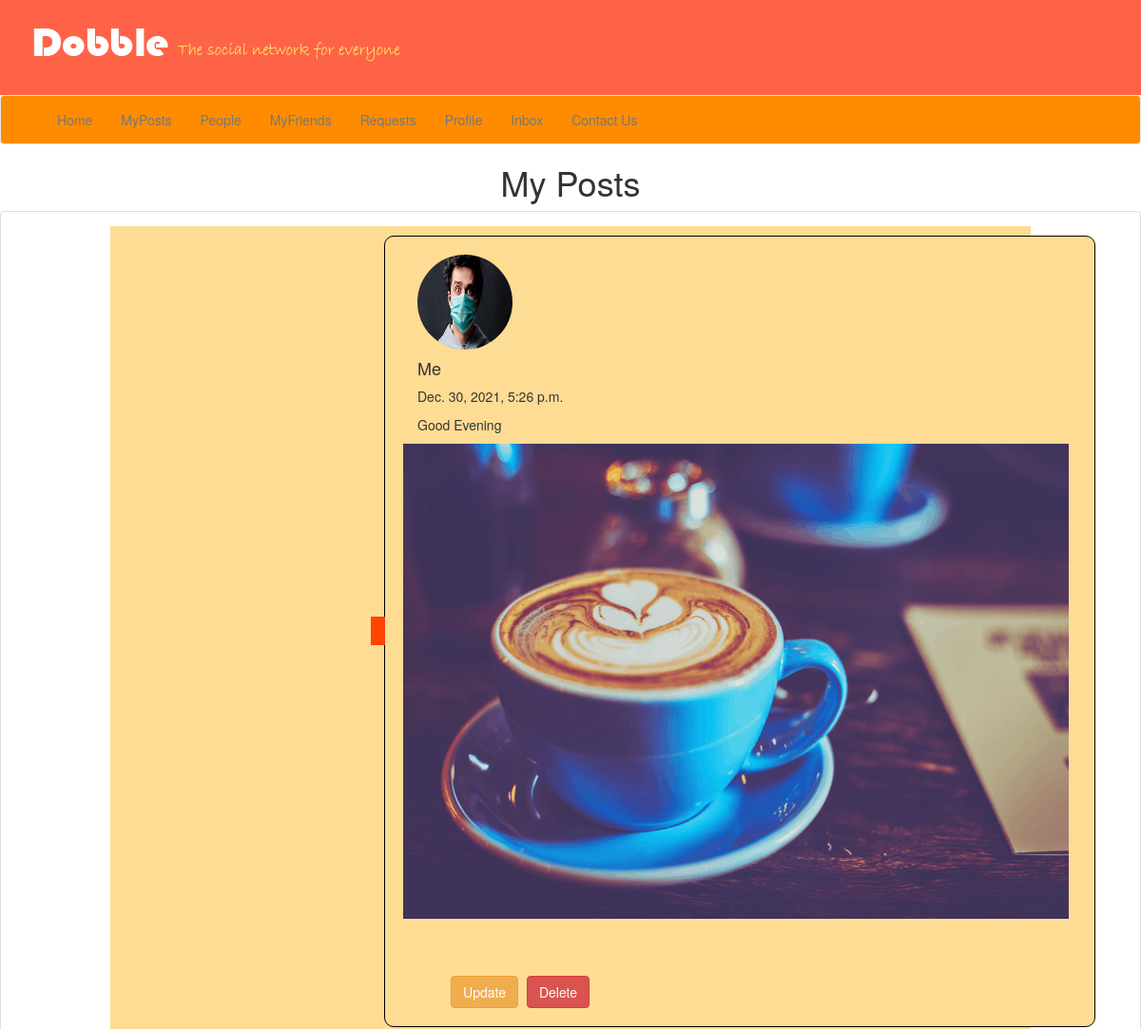
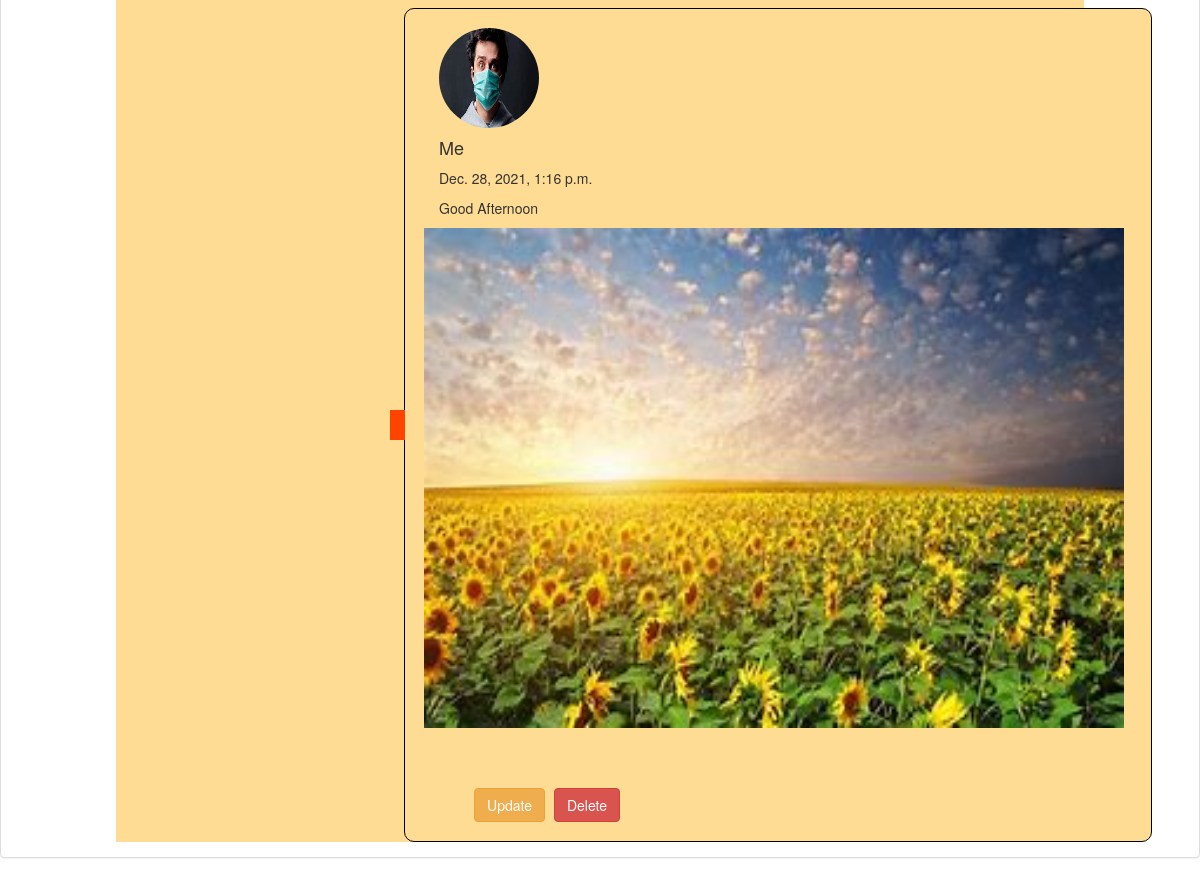
The page /posts/myposts (signed in) on the database its author committed (2 pictures, top to bottom).
### posts/models.py (models this page shows, shortened)
class Post(AbstractClass):
    content = models.TextField()
    image = models.ImageField(upload_to='images', blank=True, null=True)
    author = models.ForeignKey(Profile, on_delete=models.CASCADE, related_name='posts')
    likes = models.ManyToManyField(Profile, blank=True, related_name='likes')
    dislikes = models.ManyToManyField(Profile, blank=True, related_name='dislikes')
    class Meta:
        ordering = ['-created']

### socialapp/models.py (models this page shows, shortened)
class Profile(AbstractClass):
    MALE = 'male'
    FEMALE = 'female'
    TRANSGENDER = 'transgender'
    OTHERS = 'others'
    GENDER_CHOICES = [
        (MALE, 'Male'),
        (FEMALE, 'Female'),
        (TRANSGENDER, 'Transgender'),
        (OTHERS, 'Others'),
    ]
    user = models.OneToOneField(User, on_delete=models.CASCADE)
    bio = models.TextField(default="no bio ...", max_length=300)
    gender = models.CharField(max_length=100, choices=GENDER_CHOICES, null=True)
    image = models.ImageField(upload_to='avatar', default="avatar/default.png")
    friends = models.ManyToManyField(User, related_name='friends')
    class Meta:
        ordering = ['-created']

### posts/views.py (the view)
# urls.py: path('myposts', views.MyPosts.as_view(), name="myposts"),
@method_decorator(signin_required, name="dispatch")
class MyPosts(ListView):
    model = Post
    template_name = 'postdetail.html'
    context_object_name = 'my_posts'
    def get_queryset(self):
        return Post.objects.filter(author=self.request.user.profile)

### Templates/postdetail.html (shortened to what this page needs)
<!doctype html>
{% extends 'base.html' %}
{%block body_block%}
            <h1>My Posts</h1>
            <div class="panel panel-default post">
              <div class="panel-body">
                <div class="row justify-content-center mt-5">
                  <div class="col-sm-2">
                      {%if my_posts%}
                        {% for post in my_posts %}
                  </div>
                    <div class="bubble">
                          <div class="col-sm-10">
                                 {%if post.author.image%}
                                <p><img src="{{post.author.image.url}}" class="author" height="100px" width="100px" alt=""></p>
                            {%endif%}
                           <strong> <h4>Me</h4></strong>
                            <p>{{post.created}}</p>
                              <p>{{post.content}}</p>
                    </div>
                    <div class="pointer">
                        {%if post.image%}
                            <p><img src="{{post.image.url}}" width="700px" height="500px" alt=""></p>
                        {%endif%}
                        <a href="{%url 'update' post.id%}"><button id='update' class="btn btn-warning" >Update</button></a>
                         <a href="{%url 'delete' post.id%}"><button id='danger' class="btn btn-danger" >Delete</button></a>
                    </div>
                        {%endfor%}
                  </div>
                </div>
              </div>
            </div>
            {%else%}
            <div class="bubble">
                <h1>No posts to show</h1>
            {%endif%}
{%endblock%}

### static/main/css/style.css (style rules this page uses)
a { color: white; }
.row { background:rgb(255,220,148); }
.bubble { margin-left:378; position: relative; width: 748px; min-height: 300px; padding: 19px; background: rgb(255,220,148); border-radius: 10px; border: 1px solid black; margin-top:10px; }
.bubble:after { content: ''; position: absolute; border-style: solid; border-width: 15px 15px 15px 0; border-color: rgb(255,68,1) ; display: block; width: 0; z-index: 1; margin-top: -15px; left: -15px; top: 50%; }

### Templates/base.html (style rules this page uses)
.bubble { margin-left:288px; margin-top:10px; }
h1 { text-align:center; }
.row { margin-left:100px; margin-right:100px; }
#danger { margin-left:5px; margin-top:50px; }
#update { margin-left:50px; margin-top:50px; }
.author { border-radius:50%; }

### rows shown on the page
Post: author.image (picture), created "Dec. 30, 2021, 5:26 p.m.", content "Good Evening", image (picture)
Post: author.image (picture), created "Dec. 28, 2021, 1:16 p.m.", content "Good Afternoon", image (picture)
